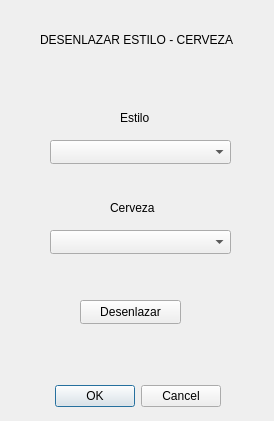
<?xml version="1.0" encoding="UTF-8"?>
<ui version="4.0">
 <class>VentanaEliminarCerveza</class>
 <widget class="QDialog" name="VentanaEliminarCerveza">
  <property name="geometry">
   <rect>
    <x>0</x>
    <y>0</y>
    <width>274</width>
    <height>421</height>
   </rect>
  </property>
  <property name="windowTitle">
   <string>Dialog</string>
  </property>
  <widget class="QDialogButtonBox" name="buttonBox">
   <property name="geometry">
    <rect>
     <x>40</x>
     <y>380</y>
     <width>181</width>
     <height>32</height>
    </rect>
   </property>
   <property name="orientation">
    <enum>Qt::Horizontal</enum>
   </property>
   <property name="standardButtons">
    <set>QDialogButtonBox::Cancel|QDialogButtonBox::Ok</set>
   </property>
  </widget>
  <widget class="QPushButton" name="btnEliminar">
   <property name="geometry">
    <rect>
     <x>80</x>
     <y>300</y>
     <width>101</width>
     <height>24</height>
    </rect>
   </property>
   <property name="text">
    <string>Desenlazar</string>
   </property>
  </widget>
  <widget class="QLabel" name="label_3">
   <property name="geometry">
    <rect>
     <x>120</x>
     <y>110</y>
     <width>59</width>
     <height>16</height>
    </rect>
   </property>
   <property name="text">
    <string>Estilo</string>
   </property>
  </widget>
  <widget class="QLabel" name="label_2">
   <property name="geometry">
    <rect>
     <x>40</x>
     <y>30</y>
     <width>211</width>
     <height>20</height>
    </rect>
   </property>
   <property name="text">
    <string>DESENLAZAR ESTILO - CERVEZA</string>
   </property>
  </widget>
  <widget class="QComboBox" name="comboEstilos">
   <property name="geometry">
    <rect>
     <x>50</x>
     <y>140</y>
     <width>181</width>
     <height>24</height>
    </rect>
   </property>
  </widget>
  <widget class="QLabel" name="label_4">
   <property name="geometry">
    <rect>
     <x>110</x>
     <y>200</y>
     <width>59</width>
     <height>16</height>
    </rect>
   </property>
   <property name="text">
    <string>Cerveza</string>
   </property>
  </widget>
  <widget class="QComboBox" name="comboCervezas">
   <property name="geometry">
    <rect>
     <x>50</x>
     <y>230</y>
     <width>181</width>
     <height>24</height>
    </rect>
   </property>
  </widget>
 </widget>
 <resources/>
 <connections>
  <connection>
   <sender>buttonBox</sender>
   <signal>accepted()</signal>
   <receiver>VentanaEliminarCerveza</receiver>
   <slot>accept()</slot>
   <hints>
    <hint type="sourcelabel">
     <x>248</x>
     <y>254</y>
    </hint>
    <hint type="destinationlabel">
     <x>157</x>
     <y>274</y>
    </hint>
   </hints>
  </connection>
  <connection>
   <sender>buttonBox</sender>
   <signal>rejected()</signal>
   <receiver>VentanaEliminarCerveza</receiver>
   <slot>reject()</slot>
   <hints>
    <hint type="sourcelabel">
     <x>316</x>
     <y>260</y>
    </hint>
    <hint type="destinationlabel">
     <x>286</x>
     <y>274</y>
    </hint>
   </hints>
  </connection>
 </connections>
</ui>
